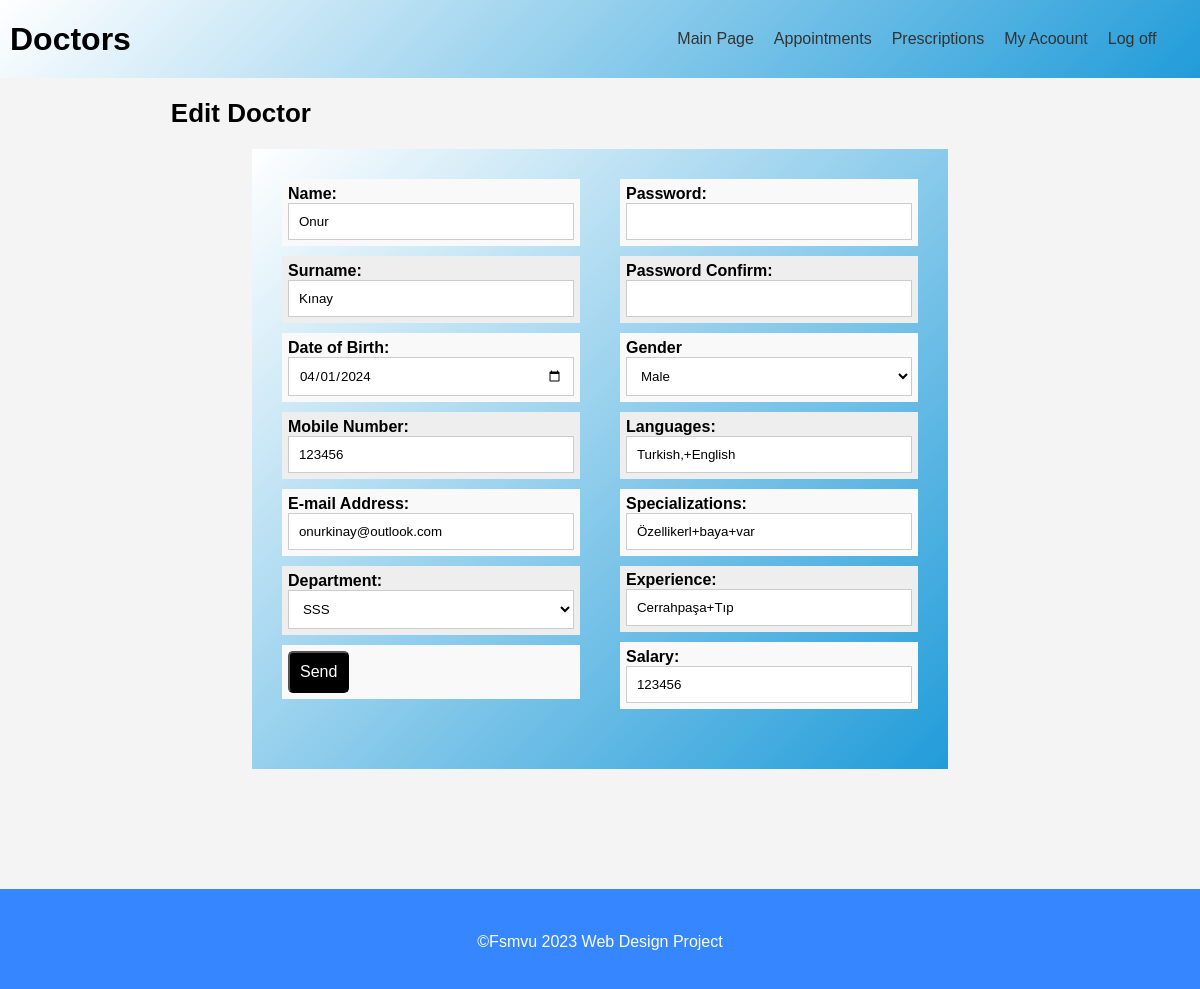
/Doctors/Edit/ (signed in), run on an earlier commit of the app's database.
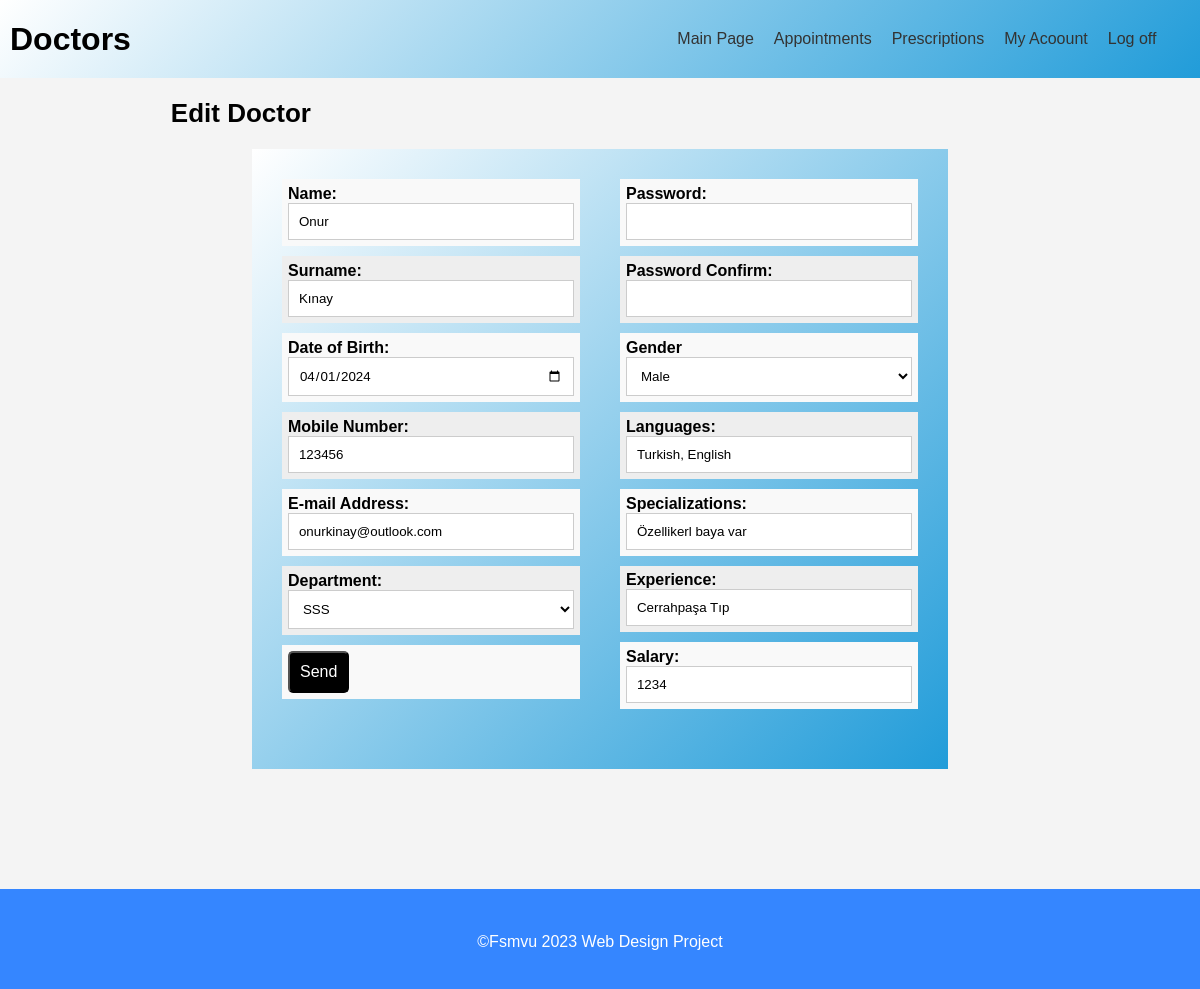
And on a later commit of the database.
### doctor/models.py (models this page shows, shortened)
class Doctor(models.Model):
    ID = models.BigAutoField(primary_key=True)
    User = models.ForeignKey(settings.AUTH_USER_MODEL,on_delete=models.CASCADE,blank=True, null=True)
    DateOfBirth = models.DateField(verbose_name="Date of Birth")
    Gender = models.CharField(max_length=1, choices=GENDER_CHOICES,verbose_name="Gender")
    Phone = models.CharField(max_length=11,verbose_name="Phone")
    Salary = models.IntegerField(verbose_name="Salary")
    Specializations = models.CharField(max_length=300,verbose_name="Specializations")
    Experience = models.TextField(verbose_name="Experience")
    Languages = models.CharField(max_length=300,verbose_name="Languages")
    Department = models.ForeignKey(Department, on_delete=models.SET_DEFAULT,default=1,verbose_name="Department")
    class Meta:
        db_table = "doctor"

### doctor/views.py (the view, shortened to what this page needs)
# urls.py: path('Edit/',views.edit,name="Edit Doctor logged on"),
@login_required
@user_passes_test(lambda u: is_member(u,["Admin","Doctor"]))
def edit(request,id=-1):
    if id == -1:
          id = Doctor.objects.filter(User_id = request.user.id).values()[0]["ID"]
    context ={}
    obj = get_object_or_404(Doctor, ID = id)
    form = DoctorForm(request.POST or None, instance = obj)
    result = [{}]
    context["form"] = form
    context["user"] = User.objects.get(id = obj.User_id)
    return render(request, "doctor/edit.html", context)

### doctor/forms.py
class DoctorForm(forms.ModelForm):
    class Meta:
        model = Doctor
        fields = [
            "DateOfBirth",
            "Gender",
            "Phone",
            "Salary",
            "Specializations",
            "Experience",
            "Languages",
            "Department",
            "ID"
        ]

### department/models.py (called while the page is built)
    def __str__(self):
        return str(self.Name)

### doctor/views.py (called while the page is built)
def is_member(user, listgroup):
    return user.groups.filter(name__in=listgroup).exists()

### doctor/templates/doctor/edit.html (shortened to what this page needs)
{% extends "management_base.html" %}
{% load static %}
{% block content %}
<form method="post">  <section id="ozel-sayfa">
    <h2 style="margin-left: 13%;">Edit Doctor</h2>
    <div class="container">
        <div class="kisisel-bilgiler">
            <ul>
                <li>
                    <span>Name:</span>    <input required class="form-control text-box single-line" data-val="true" data-val-required="Name is required" id="Name" name="Name" type="text" value="{{user.first_name}}">
                </li>
                <li>
                    <span>Surname:</span>  <input required class="form-control text-box single-line" data-val="true" data-val-required="Surname is required" id="Surname" name="Surname" type="text" value="{{user.last_name}}">
                 </li>
                <li>
                    <span>Date of Birth:</span>     <input required class="form-control text-box single-line" id="dob" max="2024-04-04" name="DateOfBirth" type="date" value="{{form.DateOfBirth.value|date:"Y-m-d"}}">
                 </li>
                <li>
                    <span>Mobile Number:</span>     <input required class="form-control text-box single-line" data-val="true" data-val-required="Phone number is required" id="Phone" name="Phone" type="text" value="{{form.Phone.value}}">
                </li>
                <li>
                    <span>E-mail Address:</span>   <input required class="form-control text-box single-line" data-val="true" data-val-regex="Email alanı &#39;^[\w-\.]+@([\w-]+\.)+[\w-]{2,4}$&#39; normal ifadesi ile eşleşmelidir." data-val-regex-pattern="^[\w-\.]+@([\w-]+\.)+[\w-]{2,4}$" data-val-required="Email alanı gereklidir." id="Email" name="Email" type="text" value="{{user.email}}">
                 </li>
                <li>
                    <span>Department: </span>   {{form.Department}}
                 </li>
                <li> <button>Send</button></li>
            </ul>
        </div>
        <div class="hesap-bilgileri">
            <ul>
                <li>
                    <span>Password:</span> <input type="password" name="password" value="" required>
                </li>
                <li><span>Password Confirm:</span> <input type="password" name="passwordconfirm" value="" required></li>
                <li>
                    <span>Gender</span>
                  {{form.Gender}}
                 </li>
                <li>
                    <span>Languages:</span>    <input required class="form-control text-box single-line" id="Languages" name="Languages" type="text" value="{{form.Languages.value}}">
                 </li>
                <li>
                    <span>Specializations:</span>    <input required class="form-control text-box single-line" id="Specializations" name="Specializations" type="text" value="{{form.Specializations.value}}">
                 </li>
                <li>
                    <span>Experience:</span>    <input required class="form-control text-box single-line" id="Experience" name="Experience" type="text" value="{{form.Experience.value}}">
                 </li>
                <li>
                    <span>Salary:</span>
                    <input required class="form-control text-box single-line" data-val="true" data-val-number="The field Salary must be a number." data-val-required="Salary is required"   id="Salary" name="Salary" type="number" value="{{form.Salary.value}}">
                  </li>
            </ul>
        </div>
    </div>
</section>
</form>
{%endblock%}

What changed in the data, as far as the page shows it:
changed Doctor "SSS": Languages "Turkish,+English" → "Turkish, English"; Specializations "Özellikerl+baya+var" → "Özellikerl baya var"; Experience "Cerrahpaşa+Tıp" → "Cerrahpaşa Tıp"
Also different on the page:
form field Salary: "123456" → "1234"
